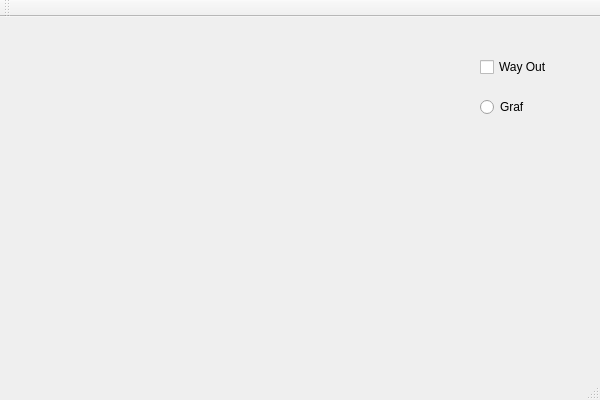
<?xml version="1.0" encoding="UTF-8"?>
<ui version="4.0">
 <class>tema2_finalClass</class>
 <widget class="QMainWindow" name="tema2_finalClass">
  <property name="geometry">
   <rect>
    <x>0</x>
    <y>0</y>
    <width>600</width>
    <height>400</height>
   </rect>
  </property>
  <property name="windowTitle">
   <string>tema2_final</string>
  </property>
  <widget class="QWidget" name="centralWidget">
   <widget class="QCheckBox" name="checkBox">
    <property name="geometry">
     <rect>
      <x>480</x>
      <y>40</y>
      <width>76</width>
      <height>20</height>
     </rect>
    </property>
    <property name="text">
     <string>Way Out</string>
    </property>
   </widget>
   <widget class="QRadioButton" name="radioButton">
    <property name="geometry">
     <rect>
      <x>480</x>
      <y>80</y>
      <width>89</width>
      <height>20</height>
     </rect>
    </property>
    <property name="text">
     <string>Graf</string>
    </property>
   </widget>
  </widget>
  <widget class="QMenuBar" name="menuBar">
   <property name="geometry">
    <rect>
     <x>0</x>
     <y>0</y>
     <width>600</width>
     <height>22</height>
    </rect>
   </property>
  </widget>
  <widget class="QToolBar" name="mainToolBar">
   <attribute name="toolBarArea">
    <enum>TopToolBarArea</enum>
   </attribute>
   <attribute name="toolBarBreak">
    <bool>false</bool>
   </attribute>
  </widget>
  <widget class="QStatusBar" name="statusBar"/>
 </widget>
 <layoutdefault spacing="6" margin="11"/>
 <resources>
  <include location="tema2_final.qrc"/>
 </resources>
 <connections/>
</ui>
